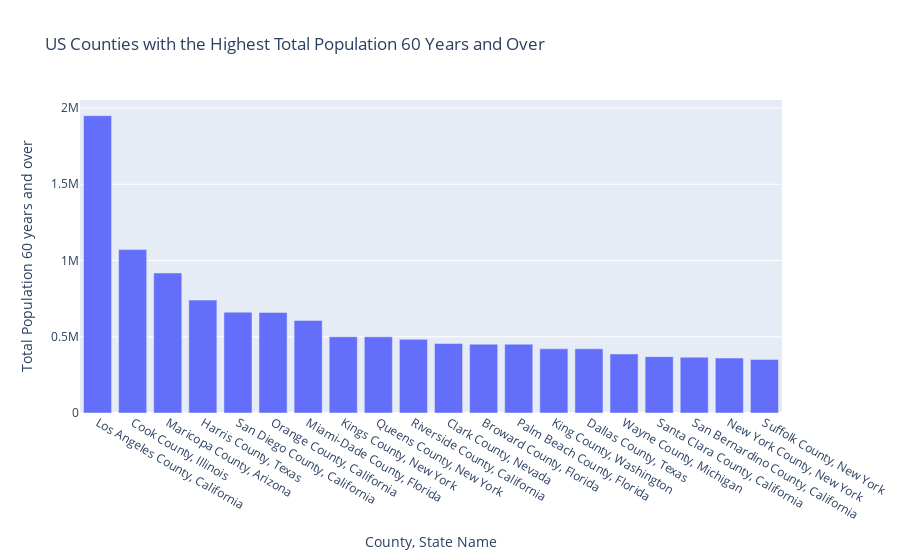

Write notebook code for a chart like this one.
### Code cell
bar_total_pop

### Figure 1 — Plotly figure (JSON) as saved in the notebook; plotly's stock layout.template omitted (floating-point values rounded to 4 significant figures)
{"data": [{"alignmentgroup": "True", "hovertemplate": "County, State Name=%{x}<br>Total Population 60 years and over=%{y}<extra></extra>", "legendgroup": "", "marker": {"color": "#636efa"}, "name": "", "offsetgroup": "", "orientation": "v", "showlegend": false, "textposition": "auto", "type": "bar", "x": ["Los Angeles County, California", "Cook County, Illinois", "Maricopa County, Arizona", "Harris County, Texas", "San Diego County, California", "Orange County, California", "Miami-Dade County, Florida", "Kings County, New York", "Queens County, New York", "Riverside County, California", "Clark County, Nevada", "Broward County, Florida", "Palm Beach County, Florida", "King County, Washington", "Dallas County, Texas", "Wayne County, Michigan", "Santa Clara County, California", "San Bernardino County, California", "New York County, New York", "Suffolk County, New York"], "xaxis": "x", "y": [1949791, 1071308, 918193, 740322, 661304, 659502, 607283, 499818, 499303, 482864, 455810, 451231, 450975, 420770, 420518, 386924, 369590, 365995, 360291, 350879], "yaxis": "y"}], "layout": {"barmode": "relative", "legend": {"tracegroupgap": 0}, "title": {"text": "US Counties with the Highest Total Population 60 Years and Over"}, "xaxis": {"anchor": "y", "domain": [0, 1], "title": {"text": "County, State Name"}}, "yaxis": {"anchor": "x", "domain": [0, 1], "title": {"text": "Total Population 60 years and over"}}}}
